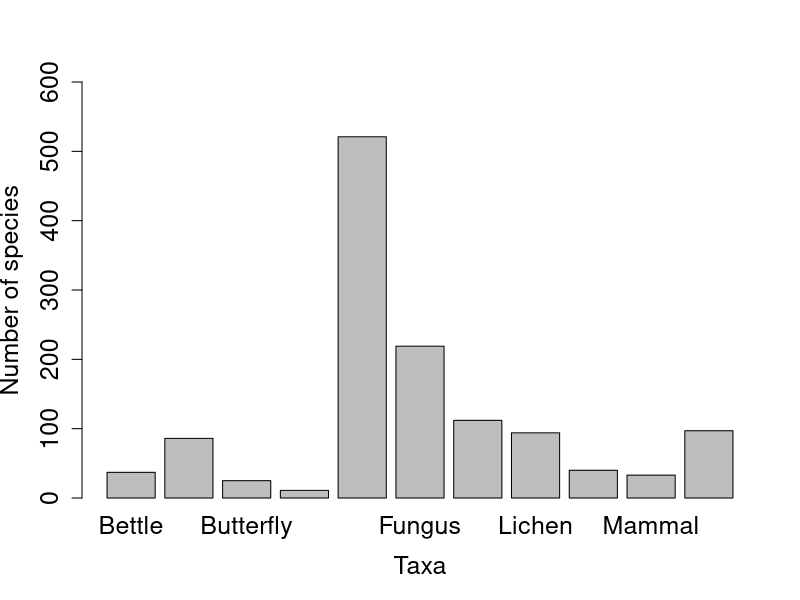
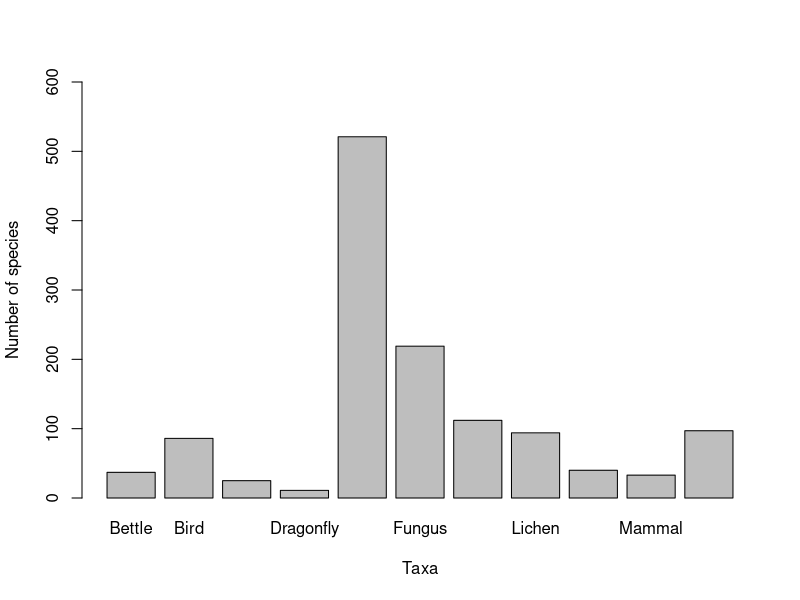
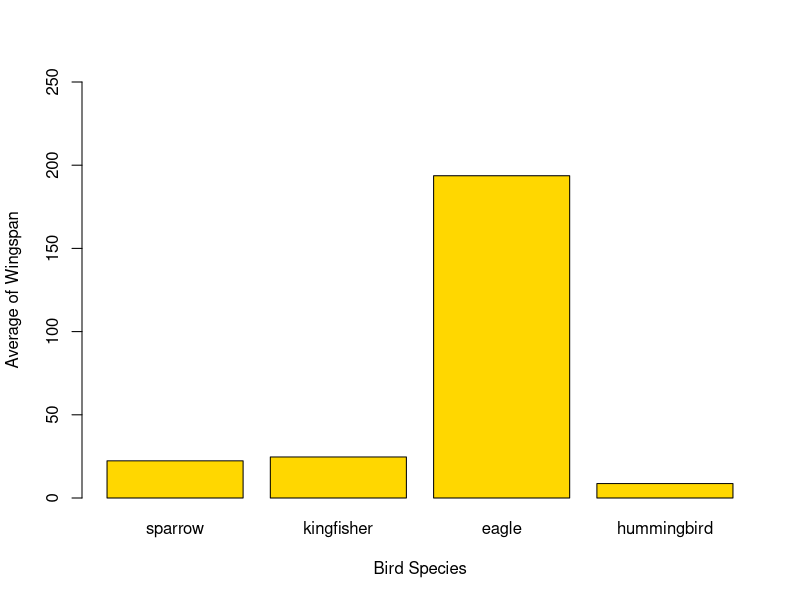

The R script that drew these images, in order:
# Coding Club Workshop 1 - R Basics
# Learning how to import and explore data, and make graphs about Edinburgh's biodiversity
# Written by Gergana Daskalova 06/11/2016 University of Edinburgh

# Loading the necessary packages - here dplyr by Hadley Whickam from which we will use the filter() function
library(dplyr)

# Memanggil file edidiv.csv
edidiv <- read.csv('Intro_to_R/edidiv.csv')

# memanggil 6 row teratas
head(edidiv)
# memanggil 6 row terbawah
tail(edidiv)
# menunjukan struktur data yang di data.frame
str(edidiv)
dim(edidiv) # mengetahui dimensi variabel
summary(edidiv) #ringkasan 5 statistika

head(edidiv$taxonGroup) # menampilkan 6 baris paling atas pada kolom pertama saja
class(edidiv$taxonGroup) # mengecheck jenis tipe variable

edidiv$taxonGroup <- as.factor(edidiv$taxonGroup) # Mengubah jenis tipe variabel dari chr ke factor
summary(edidiv$taxonGroup) # menampilkan summary dari kolom taxongroup

Bettle <- filter(edidiv, taxonGroup == 'Beetle') # Memfilter untuk mengambil kondisi jenis tertentu
Bird <- filter(edidiv, taxonGroup == 'Bird') # Memfilter untuk mengambil taxa burung
Butterfly <- filter(edidiv, taxonGroup == 'Butterfly')
Dragonfly <- filter(edidiv, taxonGroup == 'Dragonfly')
Flowering.Plants <- filter(edidiv, taxonGroup == 'Flowering.Plants')
Fungus <- filter(edidiv, taxonGroup == 'Fungus')
Hymenopteran <- filter(edidiv, taxonGroup == 'Hymenopteran')
Lichen <- filter(edidiv, taxonGroup == 'Lichen')
Liverwort <- filter(edidiv, taxonGroup == 'Liverwort')
Mammal <- filter(edidiv, taxonGroup == 'Mammal')
Mollusc <- filter(edidiv, taxonGroup == 'Mollusc')


bettle_sp <- length(unique(Bettle$taxonName)) # Unique() untuk menghilangkan spesies yang double/ganda
bird_sp <- length(unique(Bird$taxonName)) # length() untuk menghitung total spesies
butterfly_sp <- length(unique(Butterfly$taxonName))
dragonfly_sp <- length(unique(Dragonfly$taxonName))
flowering.plants_sp <- length(unique(Flowering.Plants$taxonName))
fungus_sp <- length(unique(Fungus$taxonName))
hymenopteran_sp <- length(unique(Hymenopteran$taxonName))
lichen_sp <- length(unique(Lichen$taxonName))
liverwort_sp <- length(unique(Liverwort$taxonName))
mammal_sp <- length(unique(Mammal$taxonName))
mollusc_sp <- length(unique(Mollusc$taxonName))

biodiv <- c(bettle_sp, bird_sp, butterfly_sp, dragonfly_sp, flowering.plants_sp, 
            fungus_sp, hymenopteran_sp, lichen_sp, liverwort_sp, mammal_sp, mollusc_sp) # Membuat vector dengan c()
names(biodiv) <- c('Bettle',
                   'Bird',
                   'Butterfly',
                   'Dragonfly',
                   'Flowering.Plants',
                   'Fungus',
                   'Hymenopteran',
                   'Lichen',
                   'Liverwort',
                   'Mammal',
                   'Mollusc')

?barplot # untuk membuka petunjuk 
png('barplot.png', width = 1600, height = 600) # save file image to png
barplot(biodiv, xlab = 'Taxa', ylab = 'Number of species', ylim = c(0,600), cex.names = 1.5, 
        cex.axis = 1.5, cex.lab = 1.5) # visualisasi dengan barplot
dev.off()

# Membuat object vector bernama taxa yang mengandung nama taxa
taxa <- c('Bettle',
          'Bird',
          'Butterfly',
          'Dragonfly',
          'Flowering.Plants',
          'Fungus',
          'Hymenopteran',
          'Lichen',
          'Liverwort',
          'Mammal',
          'Mollusc')
#  Mengubah object ini menjadi factor, sebagai contoh categorical variabel
taxa_f <- factor(taxa)

# Menggabungkan semua value dari jumlah spesies masing masing ke dalam variabel richness
richness <- c(bettle_sp, 
              bird_sp, 
              butterfly_sp, 
              dragonfly_sp, 
              flowering.plants_sp, 
              fungus_sp, 
              hymenopteran_sp, 
              lichen_sp, 
              liverwort_sp, 
              mammal_sp, 
              mollusc_sp)

# Membuat data frame dari 2 vectors
biodata <- data.frame(taxa_f, richness)
biodata
# Menyimpan file
write.csv(biodata, file = 'biodata.csv')

png('barplot2.png', width = 1600, height = 600)
# names.arg untuk label bar, xlab untuk label x axis, ylab untuk label y axis
barplot(biodata$richness, names.arg = c('Bettle',
                                        'Bird',
                                        'Butterfly',
                                        'Dragonfly',
                                        'Flowering.Plants',
                                        'Fungus',
                                        'Hymenopteran',
                                        'Lichen',
                                        'Liverwort',
                                        'Mammal',
                                        'Mollusc'),
        xlab = 'Taxa', ylab = 'Number of species', ylim = c(0, 600))
dev.off()

# membuat vector bird_sp berisi spesies burung
bird_sp <- c('sparrow',
             'kingfisher',
             'eagle',
             'hummingbird',
             'sparrow',
             'kingfisher',
             'eagle',
             'hummingbird',
             'sparrow',
             'kingfisher',
             'eagle',
             'hummingbird')
# membuat vector wingspan berisi nilai sayang burung
wingspan <- c(22, 26, 195, 8, 24, 23, 201, 9, 21, 25, 185, 9)
# membuat data frame
birds <- data.frame(bird_sp, wingspan)
# Mencari nilai mean dengan menfilter berdasarkan spesies burung
sparrow_sp <- mean(filter(birds, birds$bird_sp == 'sparrow')$wingspan)
kingfisher_sp <- mean(filter(birds, birds$bird_sp == 'kingfisher')$wingspan)
eagle_sp <- mean(filter(birds, birds$bird_sp == 'eagle')$wingspan)
hummingbird_sp <- mean(filter(birds, birds$bird_sp == 'hummingbird')$wingspan)
# Menggabungkan nilai mean menjadi data vector
wingspan_means <- c(sparrow_sp,
                    kingfisher_sp,
                    eagle_sp,
                    hummingbird_sp)

# mengambil nama burung agar tidak ganda
bird_sp <- unique(bird_sp)

# membuat data frame dengan menggabungkan jenis burung dan mean wingspan
birds_data <- data.frame(bird_sp, wingspan_means)

# Melihat isi dataframe bird_data
birds_data
class(birds_data$bird_sp)

# menyimpan ke dalam file csv
write.csv(birds_data, file = 'wingspan_mean.csv')

# Meng-export barplot ke png file
png(filename = 'barplot_wingspan.png', width = 800, height = 600)
# Membuat barplot
barplot(birds_data$wingspan_means, names.arg = bird_sp,
        xlab = 'Bird Species', ylab = 'Average of Wingspan', ylim = c(0, 250),
        col = 'gold')
# menghentikan proses png
dev.off()
